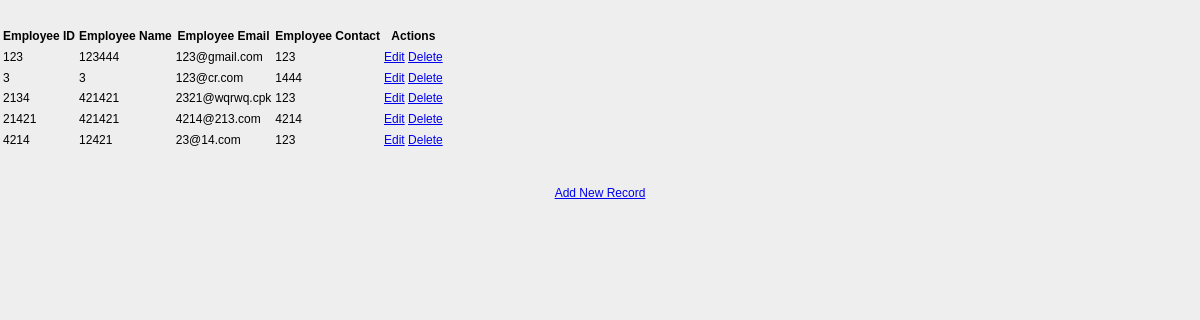
The page /show on the database its author committed.
### employee/models.py (models this page shows)
class Employee(models.Model):
    eid = models.CharField(max_length=20)
    ename = models.CharField(max_length=100)
    eemail = models.EmailField()
    econtact = models.CharField(max_length=15)
    class Meta:
        db_table = "employee"

### employee/views.py (the view)
# urls.py: path('show',views.show),
def show(request):
    employees = Employee.objects.all()
    return render(request,"show.html",{'employees':employees})

### employee/templates/show.html (shortened to what this page needs)
{% load static %}
<!DOCTYPE html>
<html lang="en">
<head>
    <link rel="stylesheet" href="{% static 'css/style.css' %}" />
</head>
<body>
    <table class="table table-striped table-bordered table-sm">
        <thead class="thead-dark">
            <tr>
                <th>Employee ID</th>
                <th>Employee Name</th>
                <th>Employee Email</th>
                <th>Employee Contact</th>
                <th>Actions</th>
            </tr>
        </thead>
        <tbody>
            {% for employee in employees %}
            <tr>
                <td>{{ employee.eid }}</td>
                <td>{{ employee.ename }}</td>
                <td>{{ employee.eemail }}</td>
                <td>{{ employee.econtact }}</td>
                <td>
                    <a href="/edit/{{ employee.id }}"><span class="glyphicon glyphicon-pencil">Edit</span></a>
                    <a href="/delete/{{ employee.id }}">Delete</a>
                </td>
            </tr>
            {% endfor %}
        </tbody>
    </table>
    <br>
    <br>
    <center><a href="/emp" class="btn btn-primary">Add New Record</a></center>
</body>
</html>

### employee/static/css/style.css (style rules this page uses)
body { font:12px/1.4 Verdana,Arial; background:#eee; height:100%; margin:25px 0; padding:0 }

### rows shown on the page
Employee: eid "123", ename "123444", eemail "123@gmail.com", econtact "123"
Employee: eid "3", ename "3", eemail "123@cr.com", econtact "1444"
Employee: eid "2134", ename "421421", eemail "2321@wqrwq.cpk", econtact "123"
Employee: eid "21421", ename "421421", eemail "4214@213.com", econtact "4214"
Employee: eid "4214", ename "12421", eemail "23@14.com", econtact "123"
